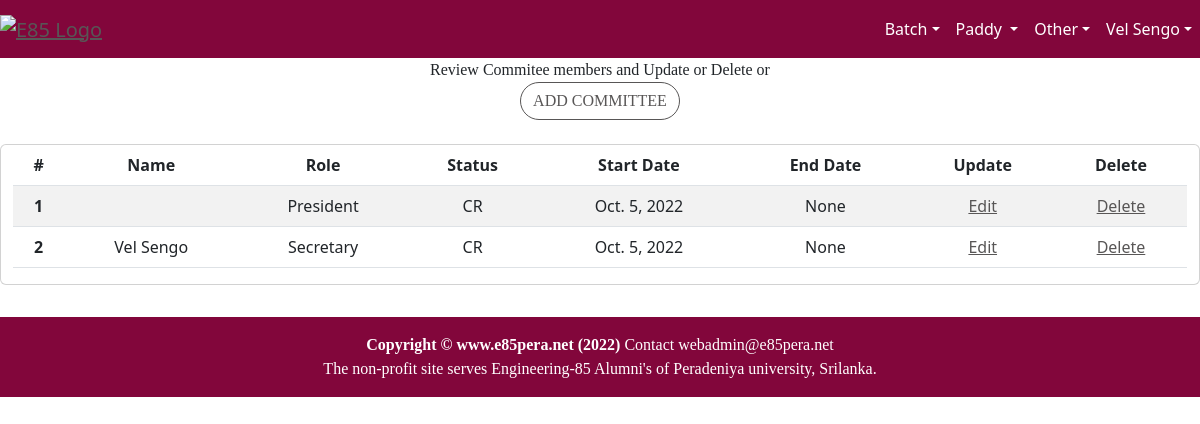
/accounts/committeeList2 (signed in), run on an earlier commit of the app's database.
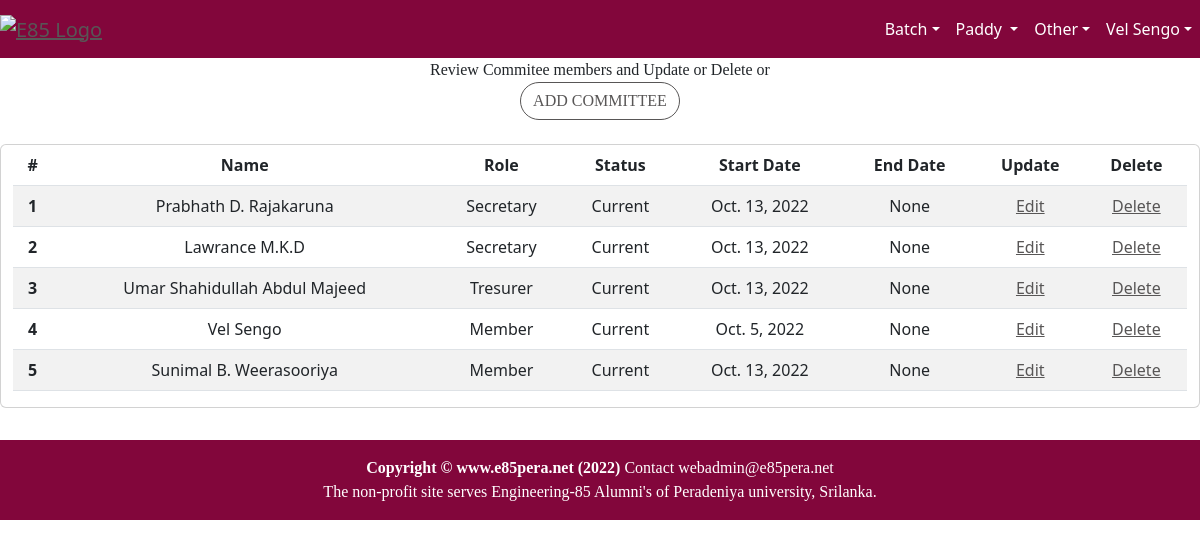
And on a later commit of the database.
### accounts/models.py (models this page shows)
class Commitee(models.Model):
    CURRENT = 'Current'
    PAST    = 'Past'
    COMMITEE_STATUS = [
            (CURRENT,'Current'),
            (PAST,'Past'),
    ]
    project=models.ForeignKey(Project, on_delete=models.CASCADE)
    member=models.ForeignKey(User, related_name='commitee_member', on_delete=models.CASCADE)
    role = models.ForeignKey(Role, on_delete=models.CASCADE)
    status = models.CharField(max_length=7,choices=COMMITEE_STATUS,default=CURRENT)
    startDate = models.DateField(default=timezone.now)
    endDate = models.DateField(null=True, blank=True)
    updatedBy = models.ForeignKey(User,on_delete=models.CASCADE)
    updatedOn = models.DateTimeField(default=timezone.now)

class Role(models.Model):
    title = models.CharField(max_length=64, blank=False, help_text="name")
    priority = models.SmallIntegerField()
    def __str__(self):
        return "%s " % (self.title)

### accounts/views.py (the view)
# urls.py: re_path(r'committeeList(?P<pk>\d+)', committeeListView, name='committeeList'),
@login_required
def committeeListView(request,pk):
    if request.method == 'GET':
        committees = Commitee.objects.all().filter(project_id=pk).order_by('role__priority')
        project = Project.objects.get(id=pk)
        user = User.objects.get(id=request.user.id)
        userRole=project.getUserRole(user)
        return render(request = request,template_name = "committee_list.html",context={'committee_list':committees, 'project':project, 'userRole':userRole})

### accounts/models.py (called while the page is built)
    def getUserRole(self, user):
        member= Member.objects.get(user_id=user.id)
        committee = Commitee.objects.all().filter(project_id=self.id).filter(member_id = member.id)
        if committee.exists():
            return UserRole.EDIT
        return UserRole.VIEW

### accounts/templates/committee_list.html
{% extends 'home/base.html' %}
{% block content %}
<div class="container-fluid">
    <div class="row text-center justify-content-center">
        {% if user.is_staff %}
        <p >Review Commitee members and Update or Delete or <br>
         <a href="{% url 'accounts:committeeAdd' project.id %}" class="btn btn-secondary btn-md">Add committee</a>
         </p>
        {% endif %}
        <div class="card mt-2 mb-2">
            <table class="table table-striped table-hover">
                <thead>
                    <tr>
                        <th scope="col">#</th>
                        <th scope="col">Name</th>
                        <th scope="col">Role</th>
                        <th scope="col">Status</th>
                        <th scope="col">Start Date</th>
                        <th scope="col">End Date</th>
                        {% if userRole == 'EDIT' %}
                        <th scope="col">Update </th>
                        <th scope="col">Delete </th>
                        {% endif %}
                    </tr>
                </thead>
                <tbody>
                   {% for committee in committee_list %}
                    <tr>
                        <th scope=""row">{{forloop.counter}}</th>
                        <td>{{committee.member.first_name}} {{committee.member.last_name}}</td>
                        <td>{{committee.role}} </td>
                        <td>{{committee.status}} </td>
                        <td>{{committee.startDate}} </td>
                        <td>{{committee.endDate}}</td>
                        {% if userRole == 'EDIT' %}
                        <td><a href="{% url 'accounts:committeeUpd' committee.id %}">Edit</a></td>
                        <td><a href="{% url 'accounts:committeeDel' committee.id %}">Delete</a></td>
                        {% endif %}
                    </tr>
                    {% endfor %}
                </tbody>
            </table>
        </div>
    </div>
 </div>
{% include 'home/footer.html' %}
{% endblock content %}

What changed in the data, as far as the page shows it:
removed Commitee: role "President", status "CR", startDate "Oct. 5, 2022", endDate "None"
added Commitee: member.first_name "Prabhath", member.last_name "D. Rajakaruna", role "Secretary", status "Current", startDate "Oct. 13, 2022", endDate "None"
added Commitee: member.first_name "Lawrance", member.last_name "M.K.D", role "Secretary", status "Current", startDate "Oct. 13, 2022", endDate "None"
added Commitee: member.first_name "Umar Shahidullah", member.last_name "Abdul Majeed", role "Tresurer", status "Current", startDate "Oct. 13, 2022", endDate "None"
changed Commitee "Oct. 5, 2022": role "Secretary" → "Member"; status "CR" → "Current"
added Commitee: member.first_name "Sunimal", member.last_name "B. Weerasooriya", role "Member", status "Current", startDate "Oct. 13, 2022", endDate "None"
